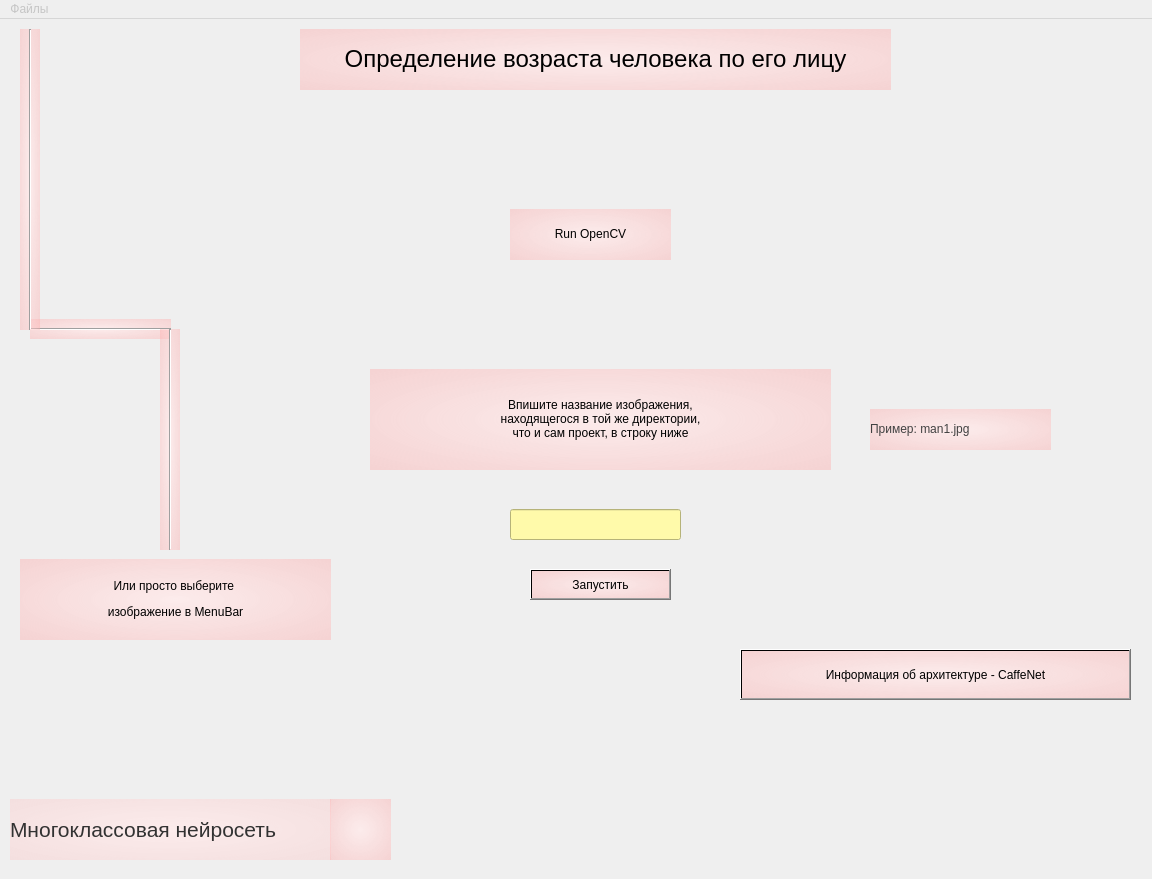
<?xml version="1.0" encoding="UTF-8"?>
<ui version="4.0">
 <class>MainWindow</class>
 <widget class="QMainWindow" name="MainWindow">
  <property name="geometry">
   <rect>
    <x>0</x>
    <y>0</y>
    <width>1152</width>
    <height>879</height>
   </rect>
  </property>
  <property name="windowTitle">
   <string>MainWindow</string>
  </property>
  <property name="styleSheet">
   <string notr="true">border-image: url(:/newPrefixBack/back.jpg);</string>
  </property>
  <widget class="QWidget" name="centralwidget">
   <widget class="QLabel" name="title">
    <property name="geometry">
     <rect>
      <x>300</x>
      <y>10</y>
      <width>591</width>
      <height>61</height>
     </rect>
    </property>
    <property name="styleSheet">
     <string notr="true">background-color: qradialgradient(spread:pad, cx:0.5, cy:0.5, radius:2, fx:0.5, fy:0.5, stop:0 rgba(255, 235, 235, 206), stop:0.44 rgba(252, 128, 128, 80), stop:0.512438 rgba(124, 112, 118, 156), stop:0.751244 rgba(255, 188, 188, 80), stop:0.756219 rgba(255, 162, 162, 80), stop:1 rgba(255, 255, 255, 0));
border-image: url(:/newPrefixObj/1612493406_211-p-serii-tsvet-na-belom-fone-243.jpg);
font: 16pt &quot;Calibri&quot;;</string>
    </property>
    <property name="text">
     <string>&lt;html&gt;&lt;head/&gt;&lt;body&gt;&lt;p align=&quot;center&quot;&gt;&lt;span style=&quot; font-size:18pt;&quot;&gt;Определение возраста человека по его лицу&lt;/span&gt;&lt;/p&gt;&lt;/body&gt;&lt;/html&gt;</string>
    </property>
   </widget>
   <widget class="QLabel" name="label">
    <property name="geometry">
     <rect>
      <x>10</x>
      <y>780</y>
      <width>321</width>
      <height>61</height>
     </rect>
    </property>
    <property name="styleSheet">
     <string notr="true">font: 14pt &quot;Calibri&quot;;
border-image: url(:/newPrefixObj/1612493406_211-p-serii-tsvet-na-belom-fone-243.jpg);
background-color: qradialgradient(spread:pad, cx:0.5, cy:0.5, radius:2, fx:0.5, fy:0.5, stop:0 rgba(255, 235, 235, 206), stop:0.35 rgba(255, 188, 188, 80), stop:0.4 rgba(255, 162, 162, 80), stop:0.425 rgba(255, 132, 132, 156), stop:0.44 rgba(252, 128, 128, 80), stop:1 rgba(255, 255, 255, 0));</string>
    </property>
    <property name="text">
     <string>&lt;html&gt;&lt;head/&gt;&lt;body&gt;&lt;p&gt;&lt;span style=&quot; font-size:16pt; color:#323232;&quot;&gt;Многоклассовая нейросеть&lt;/span&gt;&lt;/p&gt;&lt;/body&gt;&lt;/html&gt;</string>
    </property>
   </widget>
   <widget class="QLabel" name="logo">
    <property name="geometry">
     <rect>
      <x>330</x>
      <y>780</y>
      <width>61</width>
      <height>61</height>
     </rect>
    </property>
    <property name="styleSheet">
     <string notr="true">image: url(:/myPrefix/unnamed.jpg);
border-image: url(:/newPrefix/unnamed.jpg);
background-color: qradialgradient(spread:pad, cx:0.5, cy:0.5, radius:2, fx:0.5, fy:0.5, stop:0 rgba(255, 235, 235, 206), stop:0.44 rgba(252, 128, 128, 80), stop:0.512438 rgba(124, 112, 118, 156), stop:0.751244 rgba(255, 188, 188, 80), stop:0.756219 rgba(255, 162, 162, 80), stop:1 rgba(255, 255, 255, 0));</string>
    </property>
    <property name="text">
     <string/>
    </property>
   </widget>
   <widget class="QLabel" name="label_2">
    <property name="geometry">
     <rect>
      <x>510</x>
      <y>190</y>
      <width>161</width>
      <height>51</height>
     </rect>
    </property>
    <property name="styleSheet">
     <string notr="true">background-color: qradialgradient(spread:pad, cx:0.5, cy:0.5, radius:2, fx:0.5, fy:0.5, stop:0 rgba(255, 235, 235, 206), stop:0.44 rgba(252, 128, 128, 80), stop:0.512438 rgba(124, 112, 118, 156), stop:0.751244 rgba(255, 188, 188, 80), stop:0.756219 rgba(255, 162, 162, 80), stop:1 rgba(255, 255, 255, 0));
border-image: url(:/newPrefixObj/sunlight-white-simple-background-minimalism-sky-text-blue-gradient-texture-circle-atmosphere-gray-empty-light-color-fog-shape-line-screenshot-atmospheric-phenomenon-computer-wallpaper-atmosphere-of-earth-238647.jpg);
font: 14pt &quot;Calibri&quot;;</string>
    </property>
    <property name="text">
     <string>&lt;html&gt;&lt;head/&gt;&lt;body&gt;&lt;p align=&quot;center&quot;&gt;Run OpenCV&lt;/p&gt;&lt;/body&gt;&lt;/html&gt;</string>
    </property>
   </widget>
   <widget class="QLineEdit" name="input">
    <property name="geometry">
     <rect>
      <x>510</x>
      <y>490</y>
      <width>171</width>
      <height>31</height>
     </rect>
    </property>
    <property name="styleSheet">
     <string notr="true">background-color: qradialgradient(spread:pad, cx:0.5, cy:0.5, radius:2, fx:0.5, fy:0.5, stop:0 rgba(255, 235, 235, 206), stop:0.44 rgba(252, 128, 128, 80), stop:0.512438 rgba(124, 112, 118, 156), stop:0.751244 rgba(255, 188, 188, 80), stop:0.756219 rgba(255, 162, 162, 80), stop:1 rgba(255, 255, 255, 0));
border-image: url(:/newPrefixObj/1612493406_211-p-serii-tsvet-na-belom-fone-243.jpg);
background-color: rgb(255, 250, 170);
font: 10pt &quot;Calibri&quot;;</string>
    </property>
   </widget>
   <widget class="QLabel" name="label_3">
    <property name="geometry">
     <rect>
      <x>370</x>
      <y>350</y>
      <width>461</width>
      <height>101</height>
     </rect>
    </property>
    <property name="styleSheet">
     <string notr="true">background-color: qradialgradient(spread:pad, cx:0.5, cy:0.5, radius:2, fx:0.5, fy:0.5, stop:0 rgba(255, 235, 235, 206), stop:0.44 rgba(252, 128, 128, 80), stop:0.512438 rgba(124, 112, 118, 156), stop:0.751244 rgba(255, 188, 188, 80), stop:0.756219 rgba(255, 162, 162, 80), stop:1 rgba(255, 255, 255, 0));
border-image: url(:/newPrefixObj/sunlight-white-simple-background-minimalism-sky-text-blue-gradient-texture-circle-atmosphere-gray-empty-light-color-fog-shape-line-screenshot-atmospheric-phenomenon-computer-wallpaper-atmosphere-of-earth-238647.jpg);
font: 14pt &quot;Calibri&quot;;</string>
    </property>
    <property name="text">
     <string>&lt;html&gt;&lt;head/&gt;&lt;body&gt;&lt;p align=&quot;center&quot;&gt;Впишите название изображения, &lt;br/&gt;находящегося в той же директории,&lt;br/&gt;что и сам проект, в строку ниже&lt;/p&gt;&lt;/body&gt;&lt;/html&gt;</string>
    </property>
   </widget>
   <widget class="QLabel" name="example">
    <property name="geometry">
     <rect>
      <x>870</x>
      <y>390</y>
      <width>181</width>
      <height>41</height>
     </rect>
    </property>
    <property name="styleSheet">
     <string notr="true">background-color: qradialgradient(spread:pad, cx:0.5, cy:0.5, radius:2, fx:0.5, fy:0.5, stop:0 rgba(255, 235, 235, 206), stop:0.44 rgba(252, 128, 128, 80), stop:0.512438 rgba(124, 112, 118, 156), stop:0.751244 rgba(255, 188, 188, 80), stop:0.756219 rgba(255, 162, 162, 80), stop:1 rgba(255, 255, 255, 0));
border-image: url(:/newPrefixObj/sunlight-white-simple-background-minimalism-sky-text-blue-gradient-texture-circle-atmosphere-gray-empty-light-color-fog-shape-line-screenshot-atmospheric-phenomenon-computer-wallpaper-atmosphere-of-earth-238647.jpg);
font: 14pt &quot;Calibri&quot;;</string>
    </property>
    <property name="text">
     <string>&lt;html&gt;&lt;head/&gt;&lt;body&gt;&lt;p&gt;&lt;span style=&quot; color:#414141;&quot;&gt;Пример: man1.jpg&lt;/span&gt;&lt;/p&gt;&lt;/body&gt;&lt;/html&gt;</string>
    </property>
   </widget>
   <widget class="QPushButton" name="launchButton">
    <property name="geometry">
     <rect>
      <x>530</x>
      <y>550</y>
      <width>141</width>
      <height>31</height>
     </rect>
    </property>
    <property name="styleSheet">
     <string notr="true">background-color: qradialgradient(spread:pad, cx:0.5, cy:0.5, radius:2, fx:0.5, fy:0.5, stop:0 rgba(255, 235, 235, 206), stop:0.44 rgba(252, 128, 128, 80), stop:0.512438 rgba(124, 112, 118, 156), stop:0.751244 rgba(255, 188, 188, 80), stop:0.756219 rgba(255, 162, 162, 80), stop:1 rgba(255, 255, 255, 0));
border-image: url(:/newPrefixObj/sunlight-white-simple-background-minimalism-sky-text-blue-gradient-texture-circle-atmosphere-gray-empty-light-color-fog-shape-line-screenshot-atmospheric-phenomenon-computer-wallpaper-atmosphere-of-earth-238647.jpg);
font: 14pt &quot;Calibri&quot;;</string>
    </property>
    <property name="text">
     <string>Запустить</string>
    </property>
   </widget>
   <widget class="QPushButton" name="infoCaffeNetButton">
    <property name="geometry">
     <rect>
      <x>740</x>
      <y>630</y>
      <width>391</width>
      <height>51</height>
     </rect>
    </property>
    <property name="styleSheet">
     <string notr="true">background-color: qradialgradient(spread:pad, cx:0.5, cy:0.5, radius:2, fx:0.5, fy:0.5, stop:0 rgba(255, 235, 235, 206), stop:0.44 rgba(252, 128, 128, 80), stop:0.512438 rgba(124, 112, 118, 156), stop:0.751244 rgba(255, 188, 188, 80), stop:0.756219 rgba(255, 162, 162, 80), stop:1 rgba(255, 255, 255, 0));
border-image: url(:/newPrefixObj/sunlight-white-simple-background-minimalism-sky-text-blue-gradient-texture-circle-atmosphere-gray-empty-light-color-fog-shape-line-screenshot-atmospheric-phenomenon-computer-wallpaper-atmosphere-of-earth-238647.jpg);
font: 14pt &quot;Calibri&quot;;</string>
    </property>
    <property name="text">
     <string>Информация об архитектуре - CaffeNet</string>
    </property>
   </widget>
   <widget class="QLabel" name="label_4">
    <property name="geometry">
     <rect>
      <x>20</x>
      <y>540</y>
      <width>311</width>
      <height>81</height>
     </rect>
    </property>
    <property name="styleSheet">
     <string notr="true">background-color: qradialgradient(spread:pad, cx:0.5, cy:0.5, radius:2, fx:0.5, fy:0.5, stop:0 rgba(255, 235, 235, 206), stop:0.44 rgba(252, 128, 128, 80), stop:0.512438 rgba(124, 112, 118, 156), stop:0.751244 rgba(255, 188, 188, 80), stop:0.756219 rgba(255, 162, 162, 80), stop:1 rgba(255, 255, 255, 0));
border-image: url(:/newPrefixObj/sunlight-white-simple-background-minimalism-sky-text-blue-gradient-texture-circle-atmosphere-gray-empty-light-color-fog-shape-line-screenshot-atmospheric-phenomenon-computer-wallpaper-atmosphere-of-earth-238647.jpg);
font: 14pt &quot;Calibri&quot;;</string>
    </property>
    <property name="text">
     <string>&lt;html&gt;&lt;head/&gt;&lt;body&gt;&lt;p align=&quot;center&quot;&gt;Или просто выберите &lt;/p&gt;&lt;p align=&quot;center&quot;&gt;изображение в MenuBar&lt;/p&gt;&lt;/body&gt;&lt;/html&gt;</string>
    </property>
   </widget>
   <widget class="Line" name="line">
    <property name="geometry">
     <rect>
      <x>30</x>
      <y>300</y>
      <width>141</width>
      <height>20</height>
     </rect>
    </property>
    <property name="styleSheet">
     <string notr="true">background-color: qradialgradient(spread:pad, cx:0.5, cy:0.5, radius:2, fx:0.5, fy:0.5, stop:0 rgba(255, 235, 235, 206), stop:0.44 rgba(252, 128, 128, 80), stop:0.512438 rgba(124, 112, 118, 156), stop:0.751244 rgba(255, 188, 188, 80), stop:0.756219 rgba(255, 162, 162, 80), stop:1 rgba(255, 255, 255, 0));
border-image: url(:/newPrefixObj/sunlight-white-simple-background-minimalism-sky-text-blue-gradient-texture-circle-atmosphere-gray-empty-light-color-fog-shape-line-screenshot-atmospheric-phenomenon-computer-wallpaper-atmosphere-of-earth-238647.jpg);
font: 14pt &quot;Calibri&quot;;</string>
    </property>
    <property name="orientation">
     <enum>Qt::Horizontal</enum>
    </property>
   </widget>
   <widget class="Line" name="line_2">
    <property name="geometry">
     <rect>
      <x>20</x>
      <y>10</y>
      <width>20</width>
      <height>301</height>
     </rect>
    </property>
    <property name="styleSheet">
     <string notr="true">background-color: qradialgradient(spread:pad, cx:0.5, cy:0.5, radius:2, fx:0.5, fy:0.5, stop:0 rgba(255, 235, 235, 206), stop:0.44 rgba(252, 128, 128, 80), stop:0.512438 rgba(124, 112, 118, 156), stop:0.751244 rgba(255, 188, 188, 80), stop:0.756219 rgba(255, 162, 162, 80), stop:1 rgba(255, 255, 255, 0));
border-image: url(:/newPrefixObj/sunlight-white-simple-background-minimalism-sky-text-blue-gradient-texture-circle-atmosphere-gray-empty-light-color-fog-shape-line-screenshot-atmospheric-phenomenon-computer-wallpaper-atmosphere-of-earth-238647.jpg);
font: 14pt &quot;Calibri&quot;;</string>
    </property>
    <property name="orientation">
     <enum>Qt::Vertical</enum>
    </property>
   </widget>
   <widget class="Line" name="line_3">
    <property name="geometry">
     <rect>
      <x>160</x>
      <y>310</y>
      <width>20</width>
      <height>221</height>
     </rect>
    </property>
    <property name="styleSheet">
     <string notr="true">background-color: qradialgradient(spread:pad, cx:0.5, cy:0.5, radius:2, fx:0.5, fy:0.5, stop:0 rgba(255, 235, 235, 206), stop:0.44 rgba(252, 128, 128, 80), stop:0.512438 rgba(124, 112, 118, 156), stop:0.751244 rgba(255, 188, 188, 80), stop:0.756219 rgba(255, 162, 162, 80), stop:1 rgba(255, 255, 255, 0));
border-image: url(:/newPrefixObj/sunlight-white-simple-background-minimalism-sky-text-blue-gradient-texture-circle-atmosphere-gray-empty-light-color-fog-shape-line-screenshot-atmospheric-phenomenon-computer-wallpaper-atmosphere-of-earth-238647.jpg);
font: 14pt &quot;Calibri&quot;;</string>
    </property>
    <property name="orientation">
     <enum>Qt::Vertical</enum>
    </property>
   </widget>
  </widget>
  <widget class="QMenuBar" name="menubar">
   <property name="geometry">
    <rect>
     <x>0</x>
     <y>0</y>
     <width>1152</width>
     <height>26</height>
    </rect>
   </property>
   <property name="styleSheet">
    <string notr="true">color: rgb(197, 197, 197);</string>
   </property>
   <widget class="QMenu" name="menu">
    <property name="title">
     <string>Файлы</string>
    </property>
    <addaction name="actionOpen"/>
   </widget>
   <addaction name="menu"/>
  </widget>
  <action name="actionOpen">
   <property name="text">
    <string>Open</string>
   </property>
  </action>
 </widget>
 <resources>
  <include location="diplom.qrc"/>
 </resources>
 <connections/>
</ui>
